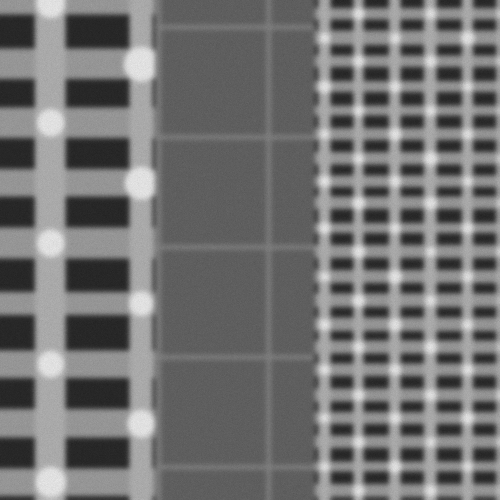
#> input picture data/sample_001/reference.png, 1000 x 1000 px (shown at 1/2 size)
$ python scale_sweep.py ../data/sample_001/reference.png ../data/sample_001/search.png
#> lines starting #> are read from the running program, lines starting #| are printed output that depends on the picture
import sys
import cv2
import numpy as np


GT_X = 299.10
GT_Y = 618.50

# Approximate scale relationships
SCALES = [9.0, 9.5, 10.0, 10.5, 11.0]


def calculate_error(x, y):
    return np.sqrt(
        (x - GT_X) ** 2 +
        (y - GT_Y) ** 2
    )


def run_scale_sweep(reference_path, search_path):

#> called with reference_path = '../data/sample_001/reference.png', search_path = '../data/sample_001/search.png'
    reference = cv2.imread(
        reference_path,
        cv2.IMREAD_GRAYSCALE
    )
#> reference is the input picture: shape (1000, 1000); min 28, max 245, mean 114.6

    search = cv2.imread(
        search_path,
        cv2.IMREAD_GRAYSCALE
    )
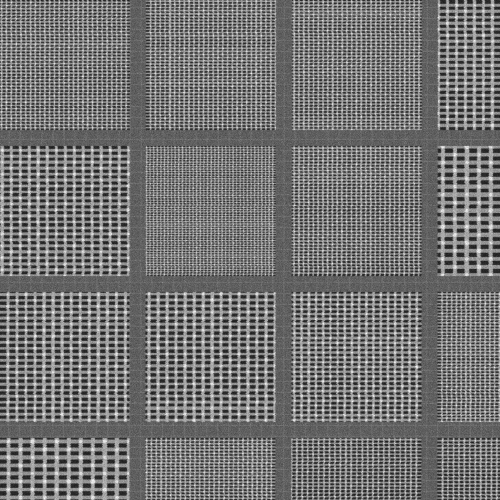
#> input picture data/sample_001/search.png, 1000 x 1000 px (shown at 1/2 size)
#> search is the input picture: shape (1000, 1000); min 6, max 255, mean 116.6

    if reference is None:
        raise FileNotFoundError(reference_path)

    if search is None:
        raise FileNotFoundError(search_path)

    print()
    print("=" * 75)
    print("DRIFT-SENSE SCALE SWEEP - SAMPLE 001")
    print("=" * 75)

    print(
        f"Ground truth : "
        f"({GT_X:.2f}, {GT_Y:.2f})"
    )

    print()

    print(
        f"{'Scale':<10}"
        f"{'Template':<15}"
        f"{'Predicted X':<15}"
        f"{'Predicted Y':<15}"
        f"{'Score':<12}"
        f"{'Error':<12}"
    )

    print("-" * 75)

    results = []

    for scale in SCALES:

        # Search target is approximately 1/scale
        # of the original reference.
        width = max(
            1,
            int(round(reference.shape[1] / scale))
        )

        height = max(
            1,
            int(round(reference.shape[0] / scale))
        )

        template = cv2.resize(
            reference,
            (width, height),
            interpolation=cv2.INTER_AREA
        )

        result = cv2.matchTemplate(
            search,
            template,
            cv2.TM_CCOEFF_NORMED
        )

        _, score, _, location = cv2.minMaxLoc(
            result
        )

        x = (
            location[0] +
            template.shape[1] / 2.0
        )

        y = (
            location[1] +
            template.shape[0] / 2.0
        )

        error = calculate_error(x, y)

        results.append(
            {
                "scale": scale,
                "width": width,
                "height": height,
                "x": x,
                "y": y,
                "score": score,
                "error": error
            }
        )

        print(
            f"{scale:<10.1f}"
            f"{width}x{height:<10}"
            f"{x:<15.2f}"
            f"{y:<15.2f}"
            f"{score:<12.4f}"
            f"{error:<12.2f}"
        )
#> this loop made 5 passes
#> (score, location, x, y, error) on passes 1 to 5: (0.381, (226, 378), 281.5, 433.5, 185.8), (0.48, (520, 729), 572.5, 781.5, 318.3), (0.907, (228, 383), 278, 433, 186.7), (0.515, (522, 650), 569.5, 697.5, 281.7), (0.463, (229, 316), 274.5, 361.5, 258.2)
#| 9.0       111x111       281.50         433.50         0.3813      185.84
#| 9.5       105x105       572.50         781.50         0.4801      318.30
#| 10.0      100x100       278.00         433.00         0.9074      186.70
#| 10.5      95x95        569.50         697.50         0.5150      281.70
#| 11.0      91x91        274.50         361.50         0.4630      258.17
#> pass 1, in run_scale_sweep, `template = cv2.resize( reference, (width, height), interpolation=cv2.I..`:
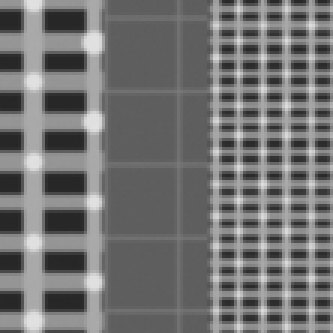
#> template: shape (111, 111) (shown 3 times larger); min 38, max 225, mean 114.6
#> pass 1, in run_scale_sweep, `result = cv2.matchTemplate( search, template, cv2.TM_CCOEFF_NORMED )`:
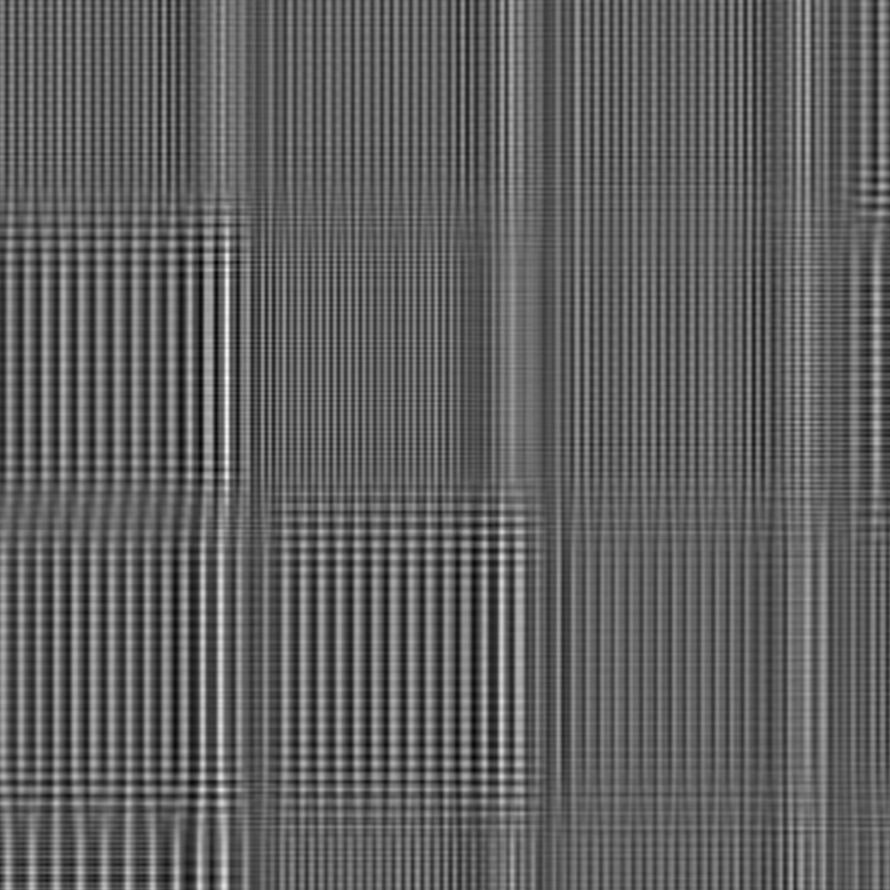
#> result: shape (890, 890) float32; min -0.232, max 0.381, mean 0.000168; drawn with min black and max white
#> pass 2, in run_scale_sweep, `template = cv2.resize( reference, (width, height), interpolation=cv2.I..`:
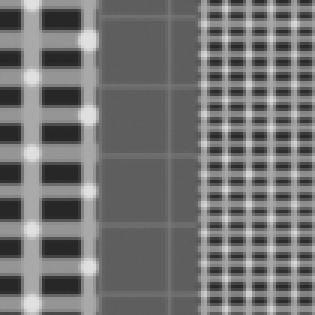
#> template: shape (105, 105) (shown 3 times larger); min 38, max 225, mean 114.6
#> pass 2, in run_scale_sweep, `result = cv2.matchTemplate( search, template, cv2.TM_CCOEFF_NORMED )`:
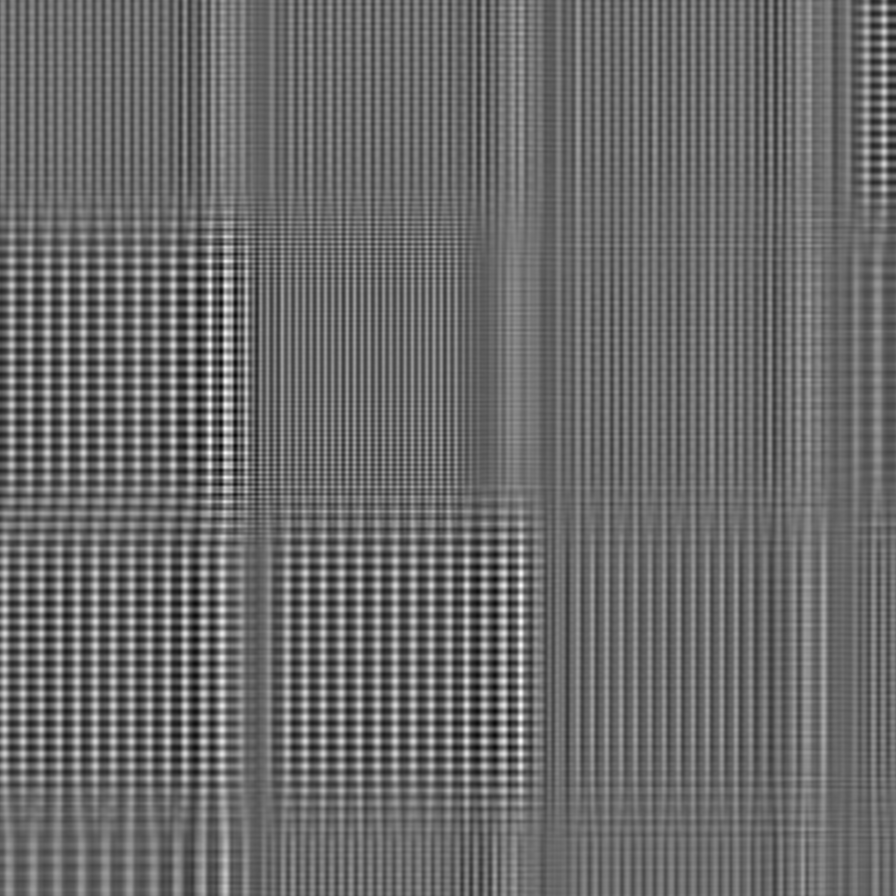
#> result: shape (896, 896) float32; min -0.347, max 0.48, mean -3.48e-05; drawn with min black and max white
#> after the loop:
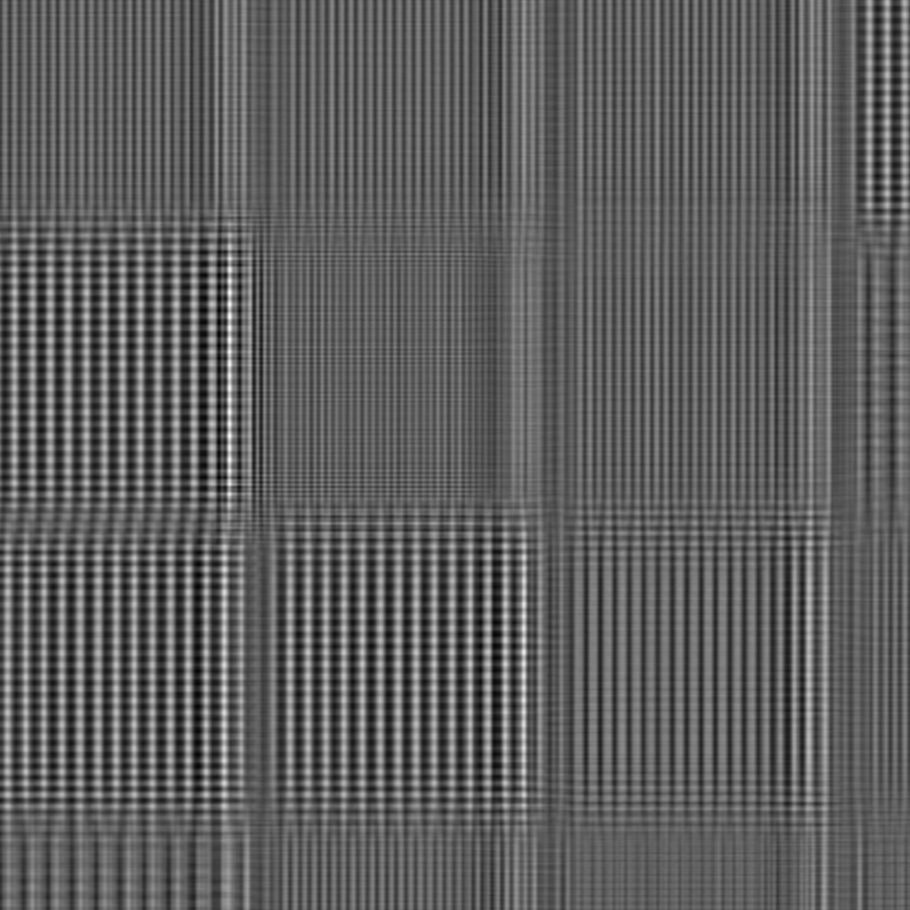
#> result: shape (910, 910) float32; min -0.273, max 0.463, mean 0.000225; drawn with min black and max white
#> after the loop, results = 5 items

    print("-" * 75)

    best = min(
        results,
        key=lambda r: r["error"]
    )
#> best = {'scale': 9, 'width': 111, 'height': 111, 'x': 281.5, 'y': 433.5, 'score': 0.381, 'error': 185.8}

    print()
    print("BEST RESULT BY GROUND-TRUTH ERROR")
    print(
        f"Scale : {best['scale']:.1f}x"
    )
#| Scale : 9.0x
    print(
        f"Prediction : "
        f"({best['x']:.2f}, {best['y']:.2f})"
    )
#| Prediction : (281.50, 433.50)
    print(
        f"Error : "
        f"{best['error']:.2f} px"
    )
#| Error : 185.84 px
    print(
        f"Score : "
        f"{best['score']:.4f}"
    )
#| Score : 0.3813

    best_score = max(
        results,
        key=lambda r: r["score"]
    )
#> best_score = {'scale': 10, 'width': 100, 'height': 100, 'x': 278, 'y': 433, 'score': 0.907, 'error': 186.7}

    print()
    print("BEST RESULT BY MATCHING SCORE")
    print(
        f"Scale : {best_score['scale']:.1f}x"
    )
#| Scale : 10.0x
    print(
        f"Prediction : "
        f"({best_score['x']:.2f}, {best_score['y']:.2f})"
    )
#| Prediction : (278.00, 433.00)
    print(
        f"Error : "
        f"{best_score['error']:.2f} px"
    )
#| Error : 186.70 px
    print(
        f"Score : "
        f"{best_score['score']:.4f}"
    )
#| Score : 0.9074

    print("=" * 75)


if __name__ == "__main__":

    if len(sys.argv) != 3:

        print(
            "Usage:"
        )

        print(
            "python localization\\scale_sweep.py "
            "<reference.png> <search.png>"
        )

        sys.exit(1)

    run_scale_sweep(
        sys.argv[1],
        sys.argv[2]
    )
